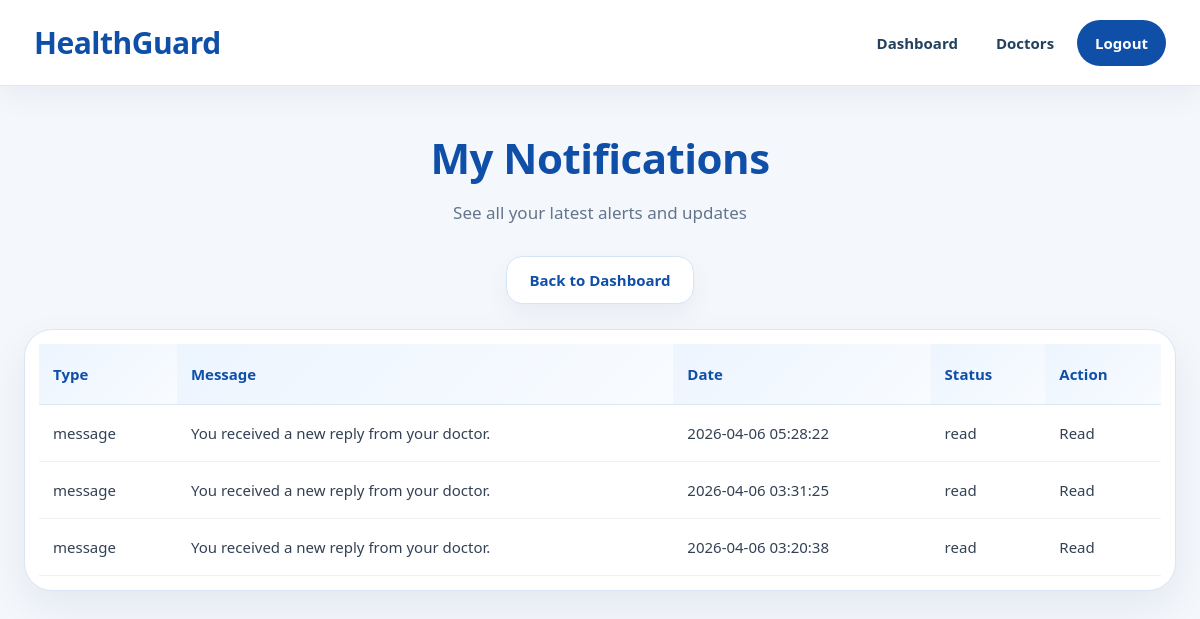
Page /patient/my_notifications.php (signed in) on the committed database.
### tables this page shows
CREATE TABLE IF NOT EXISTS `notifications` (
  `notification_id` int NOT NULL AUTO_INCREMENT,
  `user_id` int NOT NULL,
  `type` varchar(50) DEFAULT NULL,
  `created_at` timestamp NULL DEFAULT CURRENT_TIMESTAMP,
  `message` text,
  `status` enum('unread','read') DEFAULT 'unread',
  PRIMARY KEY (`notification_id`),
  KEY `fk_notifications_users` (`user_id`)
);

### patient/my_notifications.php (the view, shortened to what this page needs)
<?php
$conn = OpenCon();
$user_id = $_SESSION['user_id'];
$sql = "SELECT * FROM notifications
        WHERE user_id='$user_id'
        ORDER BY created_at DESC";
$result = mysqli_query($conn, $sql);
?>
<!DOCTYPE html>
<html lang="en">
<head>
    <link rel="stylesheet" href="/HealthGuard/style.css">
</head>
<body class="patient-page">
<?php include("../navbar.php"); ?>
<div class="section">
    <h1 class="section-title">My Notifications</h1>
    <p class="section-subtitle">See all your latest alerts and updates</p>
    <div class="hero-actions" style="justify-content:center; margin-bottom:25px;">
        <a href="/HealthGuard/patient/patient_dashboard.php" class="secondary-btn">Back to Dashboard</a>
    </div>
    <div class="table-wrapper">
        <table>
            <tr>
                <th>Type</th>
                <th>Message</th>
                <th>Date</th>
                <th>Status</th>
                <th>Action</th>
            </tr>
            <?php if (mysqli_num_rows($result) > 0) { ?>
                <?php while ($row = mysqli_fetch_assoc($result)) { ?>
                <tr>
                    <td><?php echo htmlspecialchars($row['type']); ?></td>
                    <td><?php echo htmlspecialchars($row['message']); ?></td>
                    <td><?php echo htmlspecialchars($row['created_at']); ?></td>
                    <td><?php echo htmlspecialchars($row['status']); ?></td>
                    <td>
                        <?php if ($row['status'] == 'unread') { ?>
                            <a href="/HealthGuard/patient/mark_notification_read.php?notification_id=<?php echo $row['notification_id']; ?>" class="primary-btn">Mark Read</a>
                        <?php } else { ?>
                            Read
                        <?php } ?>
                    </td>
                </tr>
                <?php } ?>
            <?php } else { ?>
                <tr>
                    <td colspan="5">No notifications yet.</td>
                </tr>
            <?php } ?>
        </table>
    </div>
</div>
</body>
</html>

### style.css (style rules this page uses)
* { margin: 0; padding: 0; box-sizing: border-box; }
html, body { min-height: 100%; font-family: "Segoe UI", Tahoma, Geneva, Verdana, sans-serif; scroll-behavior: smooth; }
body { background: #f5f8fc; color: #1e293b; line-height: 1.6; }
a { text-decoration: none; transition: 0.25s ease; }
.primary-btn, .secondary-btn, .danger-btn, button, a.primary-btn, a.secondary-btn, a.danger-btn { display: inline-flex !important; align-items: center !important; justify-content: center !important; text-decoration: none !important; font-weight: 800 !important; font-size: 15px !important; line-height: 1 !important; cursor: pointer !important; border-radius: 16px !important; padding: 12px 22px !important; min-height: 48px !important; transition: 0.25s ease !important; border: none; }
.secondary-btn, a.secondary-btn { background: #ffffff !important; color: #1e293b !important; border: 1px solid #d9e4ef !important; box-shadow: 0 10px 24px rgba(15, 23, 42, 0.05) !important; }
.section { width: 100%; max-width: 1380px; margin: 0 auto; padding: 38px 24px 42px; }
.section-title { font-size: 42px; font-weight: 800; text-align: center; margin-bottom: 8px; letter-spacing: -0.5px; }
.section-subtitle { text-align: center; font-size: 17px; color: #64748b; margin-bottom: 30px; }
.hero-actions { display: flex; justify-content: center; align-items: center; gap: 14px; flex-wrap: wrap; }
.table-wrapper { width: 100%; overflow-x: auto; background: #ffffff; border-radius: 28px; border: 1px solid #e2e8f0; box-shadow: 0 16px 40px rgba(15, 23, 42, 0.07); padding: 14px; }
table { width: 100%; border-collapse: collapse; min-width: 760px; }
table th { text-align: left; padding: 18px 14px; font-size: 15px; font-weight: 900; color: #0f172a; background: linear-gradient(135deg, #eff6ff, #f8fbff); border-bottom: 1px solid #dbe7f2; }
table td { padding: 16px 14px; border-bottom: 1px solid #edf2f7; color: #334155; font-size: 15px; vertical-align: middle; }
.patient-page { background: #f4f8fd; min-height: 100vh; }
.patient-page .secondary-btn { color: #0f4fa8 !important; border-color: #d5e4f5 !important; }
.patient-page .section-title, .patient-page .form-box h2, .patient-page .card h3 { color: #0f4fa8; }
.patient-page .table-wrapper { border-color: #d8e6f5; }
.patient-page table th { background: linear-gradient(135deg, #edf5ff, #f8fbff); color: #0f4fa8; }

### rows in the picture
notifications: type "message", message "You received a new reply from your doctor.", created_at "2026-04-06 05:28:22", status "read", shows "Read"
notifications: type "message", message "You received a new reply from your doctor.", created_at "2026-04-06 03:31:25", status "read", shows "Read"
notifications: type "message", message "You received a new reply from your doctor.", created_at "2026-04-06 03:20:38", status "read", shows "Read"
